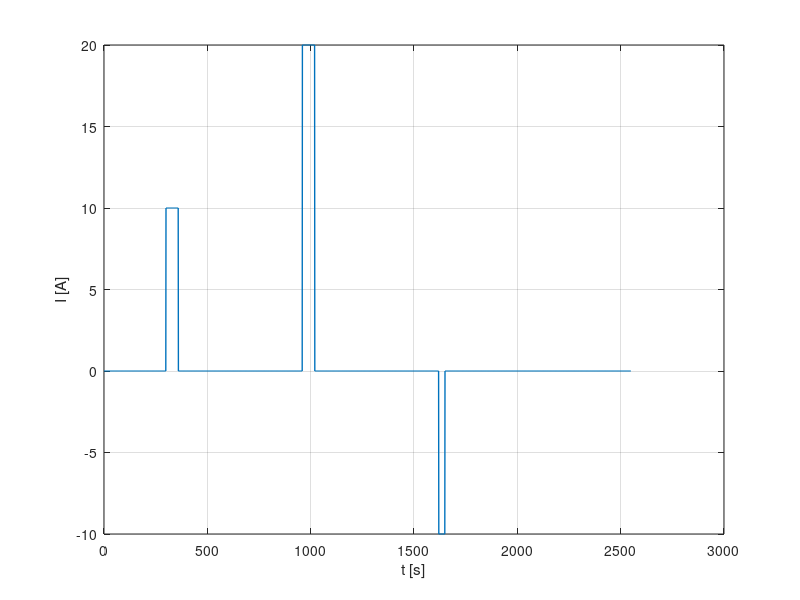

The MATLAB script that drew this image:
function pulse = generate_pulse_profile(Ts)
if nargin<1, Ts=1; end
seg=@(dur,I) struct('dur',dur,'I',I);
I1=10; I2=20; I3=-10;
S=[seg(300,0), seg(60,I1), seg(600,0), seg(60,I2), seg(600,0), seg(30,I3), seg(900,0)];
t=[]; I=[]; tk=0;
for s=1:numel(S)
    n=round(S(s).dur/Ts);
    ts=(tk:Ts:tk+(n-1)*Ts)';
    t=[t;ts]; %#ok<AGROW>
    I=[I;S(s).I*ones(n,1)]; %#ok<AGROW>
    tk=tk+n*Ts;
end
pulse.t_s=t; pulse.I_A=I;
figure('Name','Pulse profile'); plot(t,I,'LineWidth',1.0); grid on;
xlabel('t [s]'); ylabel('I [A]');
end
